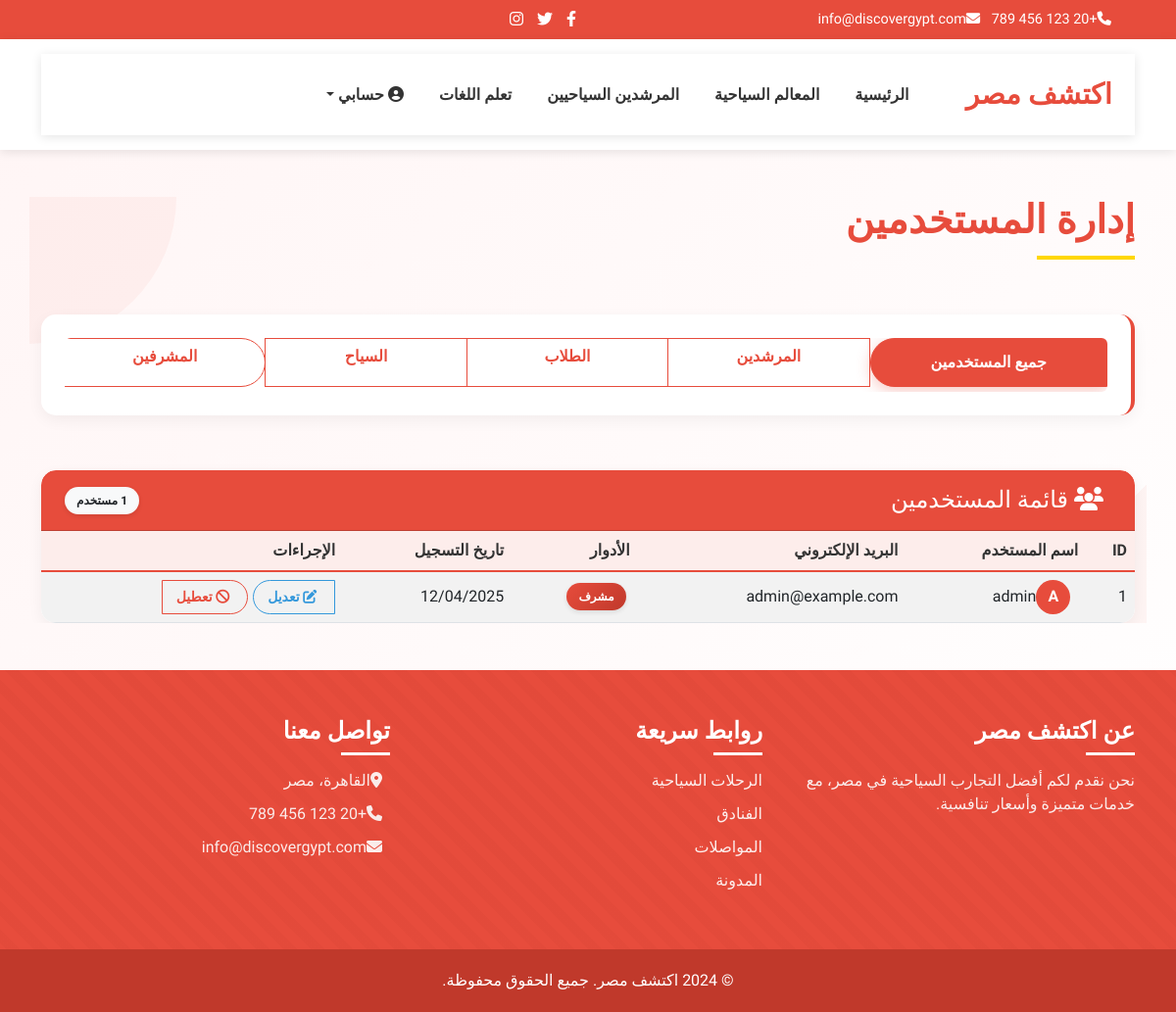
The app's page /admin/users (signed in) with its own data.
### models.py (models this page shows, shortened)
class User(UserMixin, db.Model):
    id = db.Column(db.Integer, primary_key=True)
    username = db.Column(db.String(64), unique=True, nullable=False)
    email = db.Column(db.String(120), unique=True, nullable=False)
    password_hash = db.Column(db.String(256), nullable=False)
    is_guide = db.Column(db.Boolean, default=False)
    is_student = db.Column(db.Boolean, default=False)
    is_tourist = db.Column(db.Boolean, default=False)
    is_admin = db.Column(db.Boolean, default=False)
    phone = db.Column(db.String(20), nullable=True)
    country = db.Column(db.String(100), nullable=True)
    governorate = db.Column(db.String(100), nullable=True)
    city = db.Column(db.String(100), nullable=True)
    profile_pic = db.Column(db.String(200), nullable=True)
    education_level = db.Column(db.String(100), nullable=True)
    university = db.Column(db.String(200), nullable=True)
    languages = db.Column(db.String(200), nullable=True)
    bio = db.Column(db.Text, nullable=True)
    date_joined = db.Column(db.DateTime, default=datetime.utcnow)
    profile_completed = db.Column(db.Boolean, default=False)
    reviews = db.relationship('Review', backref='author', lazy='dynamic')

### routes.py (the view)
@main.route('/admin/users')
@login_required
def admin_users():
    if not current_user.is_admin:
        flash('You do not have permission to access this page.', 'danger')
        return redirect(url_for('main.index'))
    role = request.args.get('role', 'all')
    query = User.query
    if role == 'guide':
        query = query.filter_by(is_guide=True)
    elif role == 'student':
        query = query.filter_by(is_student=True)
    elif role == 'tourist':
        query = query.filter_by(is_tourist=True)
    elif role == 'admin':
        query = query.filter_by(is_admin=True)
    users = query.all()
    return render_template('admin/users.html',
                          title='Manage Users',
                          users=users,
                          selected_role=role)

### routes.py (called while the page is built)
def get_locale():
    if 'language' in session:
        return session['language']
    return 'en'

@main.before_app_request
def before_request():
    g.locale = str(get_locale())
    g.search_form = SearchForm()
    g.count_reviews_by_rating = count_reviews_by_rating

### templates/admin/users.html (shortened to what this page needs)
<!DOCTYPE html>
<html lang="en" dir="rtl">
<head>
    <link href="https://cdn.jsdelivr.net/npm/bootstrap@5.3.0/dist/css/bootstrap.min.css" rel="stylesheet">
    <link rel="stylesheet" href="https://cdnjs.cloudflare.com/ajax/libs/font-awesome/6.4.0/css/all.min.css">
</head>
<body>
    <div class="top-header">
        <div class="container">
            <div class="row align-items-center">
                <div class="col-md-6">
                    <div class="contact-info">
                        <span class="me-3"><i class="fas fa-phone me-2"></i>+20 123 456 789</span>
                        <span><i class="fas fa-envelope me-2"></i>info@discovergypt.com</span>
                    </div>
                </div>
                <div class="col-md-6 text-end">
                    <div class="social-icons">
                        <a href="#"><i class="fab fa-facebook-f"></i></a>
                        <a href="#"><i class="fab fa-twitter"></i></a>
                        <a href="#"><i class="fab fa-instagram"></i></a>
                    </div>
                </div>
            </div>
        </div>
    </div>
    <header class="main-header">
        <div class="container">
            <nav class="navbar navbar-expand-lg">
                <a class="navbar-brand logo" href="{{ url_for('main.index') }}">
                     {{ _('اكتشف مصر') }}
                </a>
                <div class="collapse navbar-collapse" id="navbarNav">
                    <ul class="navbar-nav ms-auto">
                        <li class="nav-item">
                            <a class="nav-link" href="{{ url_for('main.index') }}">{{ _('الرئيسية') }}</a>
                        </li>
                        <li class="nav-item">
                            <a class="nav-link" href="{{ url_for('main.attractions') }}">{{ _('المعالم السياحية') }}</a>
                        </li>
                        <li class="nav-item">
                            <a class="nav-link" href="{{ url_for('main.guides') }}">{{ _('المرشدين السياحيين') }}</a>
                        </li>
                        <li class="nav-item">
                            <a class="nav-link" href="{{ url_for('main.language_practice') }}">{{ _('تعلم اللغات') }}</a>
                        </li>
                        {% if current_user.is_authenticated %}
                            <li class="nav-item dropdown">
                                <a class="nav-link dropdown-toggle" href="#" id="userDropdown" role="button" data-bs-toggle="dropdown">
                                    <i class="fas fa-user-circle"></i> {{ _('حسابي') }}
                                </a>
                            </li>
                        {% endif %}
                    </ul>
                </div>
            </nav>
        </div>
    </header>
    <div class="container mt-5 page-container">
        <div class="accent-shape circle"></div>
        <div class="row mb-4 fade-in">
            <div class="col-12">
                <h1 class="page-title">{{ _('إدارة المستخدمين') }}</h1>
            </div>
        </div>
        <div class="row mb-4 slide-up">
            <div class="col-12">
                <div class="filter-section">
                    <div class="btn-group" role="group" aria-label="Filter users">
                        <a href="{{ url_for('main.admin_users', role='all') }}" class="btn btn-{{ 'primary' if selected_role == 'all' else 'outline-primary' }}">{{ _('جميع المستخدمين') }}</a>
                        <a href="{{ url_for('main.admin_users', role='guide') }}" class="btn btn-{{ 'primary' if selected_role == 'guide' else 'outline-primary' }}">{{ _('المرشدين') }}</a>
                        <a href="{{ url_for('main.admin_users', role='student') }}" class="btn btn-{{ 'primary' if selected_role == 'student' else 'outline-primary' }}">{{ _('الطلاب') }}</a>
                        <a href="{{ url_for('main.admin_users', role='tourist') }}" class="btn btn-{{ 'primary' if selected_role == 'tourist' else 'outline-primary' }}">{{ _('السياح') }}</a>
                        <a href="{{ url_for('main.admin_users', role='admin') }}" class="btn btn-{{ 'primary' if selected_role == 'admin' else 'outline-primary' }}">{{ _('المشرفين') }}</a>
                    </div>
                </div>
            </div>
        </div>
        <div class="row slide-up" style="animation-delay: 0.2s;">
            <div class="col-12">
                <div class="card admin-table-card">
                    <div class="card-header d-flex justify-content-between align-items-center">
                        <h4 class="mb-0"><i class="fas fa-users me-2"></i> {{ _('قائمة المستخدمين') }}</h4>
                        <span class="badge bg-light text-dark">{{ users|length }} {{ _('مستخدم') }}</span>
                    </div>
                    <div class="card-body p-0">
                        <div class="table-responsive">
                            <table class="table table-striped">
                                <thead>
                                    <tr>
                                        <th>{{ _('ID') }}</th>
                                        <th>{{ _('اسم المستخدم') }}</th>
                                        <th>{{ _('البريد الإلكتروني') }}</th>
                                        <th>{{ _('الأدوار') }}</th>
                                        <th>{{ _('تاريخ التسجيل') }}</th>
                                        <th>{{ _('الإجراءات') }}</th>
                                    </tr>
                                </thead>
                                <tbody>
                                    {% for user in users %}
                                    <tr>
                                        <td>{{ user.id }}</td>
                                        <td>
                                            <div class="d-flex align-items-center">
                                                <div class="avatar-circle me-2" style="background-color: var(--primary-red); color: white; width: 35px; height: 35px; border-radius: 50%; display: flex; align-items: center; justify-content: center; font-weight: bold;">
                                                    {{ user.username[0].upper() }}
                                                </div>
                                                <span>{{ user.username }}</span>
                                            </div>
                                        </td>
                                        <td>{{ user.email }}</td>
                                        <td>
                                            {% if user.is_admin %}
                                            <span class="badge bg-danger me-1">{{ _('مشرف') }}</span>
                                            {% endif %}
                                        </td>
                                        <td>{{ user.date_joined.strftime('%d/%m/%Y') }}</td>
                                        <td>
                                            <div class="btn-group" role="group">
                                                <button type="button" class="btn btn-sm action-btn action-btn-edit">
                                                    <i class="fas fa-edit me-1"></i> {{ _('تعديل') }}
                                                </button>
                                                <button type="button" class="btn btn-sm action-btn action-btn-disable">
                                                    <i class="fas fa-ban me-1"></i> {{ _('تعطيل') }}
                                                </button>
                                            </div>
                                        </td>
                                    </tr>
                                    {% endfor %}
                                </tbody>
                            </table>
                        </div>
                    </div>
                </div>
            </div>
        </div>
    </div>
    <footer class="main-footer mt-5">
        <div class="container">
            <div class="row">
                <div class="col-md-4">
                    <h4 class="footer-heading">عن اكتشف مصر</h4>
                    <p>نحن نقدم لكم أفضل التجارب السياحية في مصر، مع خدمات متميزة وأسعار تنافسية.</p>
                </div>
                <div class="col-md-4">
                    <h4 class="footer-heading">روابط سريعة</h4>
                    <ul class="footer-links">
                        <li><a href="/tours">الرحلات السياحية</a></li>
                        <li><a href="/hotels">الفنادق</a></li>
                        <li><a href="/transportation">المواصلات</a></li>
                        <li><a href="/blog">المدونة</a></li>
                    </ul>
                </div>
                <div class="col-md-4">
                    <h4 class="footer-heading">تواصل معنا</h4>
                    <ul class="footer-links">
                        <li><i class="fas fa-map-marker-alt me-2"></i>القاهرة، مصر</li>
                        <li><i class="fas fa-phone me-2"></i>+20 123 456 789</li>
                        <li><i class="fas fa-envelope me-2"></i>info@discovergypt.com</li>
                    </ul>
                </div>
            </div>
        </div>
        <div class="footer-bottom">
            <div class="container">
                <p class="mb-0">© 2024 اكتشف مصر. جميع الحقوق محفوظة.</p>
            </div>
        </div>
    </footer>
</body>
</html>

### templates/admin/users.html (style rules this page uses)
:root { --primary-red: #e74c3c; --secondary-red: #c0392b; --light-red: #ff6b6b; --white: #ffffff; --off-white: #fff5f5; --light-gray: #f8d7da; --gold: #ffd700; }
body { font-family: 'Cairo', sans-serif; background: linear-gradient(135deg, var(--off-white) 0%, var(--white) 100%); color: #333; overflow-x: hidden; }
.top-header { background: var(--primary-red); padding: 8px 0; color: var(--white); }
.top-header .contact-info { font-size: 0.9rem; }
.top-header .social-icons a { color: var(--white); margin-left: 10px; transition: all 0.3s; }
.main-header { padding: 15px 0; background: var(--white); box-shadow: 0 2px 10px rgba(0,0,0,0.1); }
.navbar { background-color: var(--white); box-shadow: 0 2px 10px rgba(0,0,0,0.1); padding: 15px 0; }
.navbar-brand { font-weight: 700; color: var(--primary-red); font-size: 1.8rem; }
.nav-link { color: #333; font-weight: 600; margin: 0 10px; position: relative; transition: color 0.3s; }
.navbar-nav { align-items: center; }
.btn-primary { background-color: var(--primary-red); border-color: var(--primary-red); padding: 12px 30px; font-weight: 600; border-radius: 50px; box-shadow: 0 4px 15px rgba(231, 76, 60, 0.3); transition: all 0.3s; }
.btn-outline-primary { color: var(--primary-red); border-color: var(--primary-red); border-radius: 50px; font-weight: 600; transition: all 0.3s; }
.btn-sm { padding: 5px 15px; border-radius: 20px; }
.filter-section { background: var(--white); border-radius: 15px; padding: 1.5rem; box-shadow: 0 5px 15px rgba(0,0,0,0.05); border-right: 4px solid var(--primary-red); margin-bottom: 2rem; transition: transform 0.3s; }
.filter-section .btn-group { width: 100%; overflow-x: auto; display: flex; padding-bottom: 5px; }
.btn-group .btn { flex: 1; white-space: nowrap; transition: all 0.3s; }
.admin-table-card { background: var(--white); border-radius: 15px; overflow: hidden; box-shadow: 0 5px 15px rgba(0,0,0,0.05); border: none; transition: transform 0.3s; }
.admin-table-card .card-header { background-color: var(--primary-red); color: var(--white); font-weight: bold; border-top-left-radius: 15px; border-top-right-radius: 15px; padding: 1rem 1.5rem; }
.table { margin-bottom: 0; }
.table th { background-color: rgba(231, 76, 60, 0.1); color: #333; font-weight: 700; border-top: none; border-bottom: 2px solid var(--primary-red); }
.table td { vertical-align: middle; }
tbody tr { transition: all 0.3s; }
.badge { padding: 8px 12px; border-radius: 15px; font-weight: 600; margin-right: 5px; box-shadow: 0 2px 5px rgba(0,0,0,0.1); }
.badge.bg-danger { background: linear-gradient(135deg, var(--primary-red) 0%, var(--secondary-red) 100%) !important; }
.main-footer { background: var(--primary-red); position: relative; overflow: hidden; color: var(--white); margin-top: 3rem; padding-top: 3rem; }
.main-footer::before { content: ''; position: absolute; top: 0; left: 0; right: 0; bottom: 0; background: repeating-linear-gradient( 45deg, var(--primary-red), var(--primary-red) 10px, var(--secondary-red) 10px, var(--secondary-red) 20px ); opacity: 0.1; }
.footer-heading { color: var(--white); position: relative; font-weight: 700; margin-bottom: 1.5rem; }
.footer-heading::after { content: ''; position: absolute; bottom: -10px; right: 0; width: 50px; height: 3px; background: var(--white); }
.footer-links { list-style: none; padding: 0; margin: 0; }
.footer-links li { margin-bottom: 10px; }
.footer-links a { color: var(--white); text-decoration: none; transition: color 0.3s; opacity: 0.9; }
.footer-bottom { background: var(--secondary-red); padding: 20px 0; margin-top: 3rem; text-align: center; position: relative; overflow: hidden; }
.fade-in { animation: fadeIn 1s ease-in; }
.slide-up { animation: slideUp 0.8s ease-out; }
.page-title { position: relative; color: var(--primary-red); font-weight: 800; margin-bottom: 2rem; padding-bottom: 1rem; }
.page-title::after { content: ''; position: absolute; width: 100px; height: 4px; background-color: var(--gold); bottom: 0; right: 0; }
.page-container { position: relative; overflow: hidden; }
.accent-shape { position: absolute; z-index: -1; opacity: 0.05; }
.accent-shape.circle { width: 300px; height: 300px; border-radius: 50%; background-color: var(--primary-red); top: -150px; left: -150px; }
.action-btn { padding: 6px 14px; border-radius: 50px; font-weight: 600; transition: all 0.3s; margin-left: 5px; }
.action-btn-edit { color: #3498db; border-color: #3498db; }
.action-btn-disable { color: var(--primary-red); border-color: var(--primary-red); }

### records on screen
User: id "1", username "A", username "admin", email "admin@example.com", date_joined "12/04/2025"
